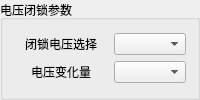
      <widget class="QGroupBox" name="m_groupBox7">
       <property name="font">
        <font>
         <pointsize>9</pointsize>
        </font>
       </property>
       <property name="title">
        <string>电压闭锁参数</string>
       </property>
       <layout class="QGridLayout" name="gridLayout_3">
        <item row="0" column="0">
         <layout class="QGridLayout" name="gridLayout">
          <item row="1" column="0" colspan="2">
           <widget class="QLabel" name="m_LabUVariable">
            <property name="font">
             <font>
              <pointsize>9</pointsize>
             </font>
            </property>
            <property name="text">
             <string>电压变化量</string>
            </property>
            <property name="alignment">
             <set>Qt::AlignCenter</set>
            </property>
           </widget>
          </item>
          <item row="0" column="2">
           <widget class="QComboBox" name="m_CmbUSetMode">
            <property name="font">
             <font>
              <pointsize>9</pointsize>
             </font>
            </property>
           </widget>
          </item>
          <item row="0" column="0" colspan="2">
           <widget class="QLabel" name="m_LabUSetMode">
            <property name="font">
             <font>
              <pointsize>9</pointsize>
             </font>
            </property>
            <property name="text">
             <string>闭锁电压选择</string>
            </property>
            <property name="alignment">
             <set>Qt::AlignCenter</set>
            </property>
           </widget>
          </item>
          <item row="1" column="2">
           <widget class="QComboBox" name="m_CmbUVariable">
            <property name="font">
             <font>
              <pointsize>9</pointsize>
             </font>
            </property>
           </widget>
          </item>
         </layout>
        </item>
       </layout>
      </widget>
